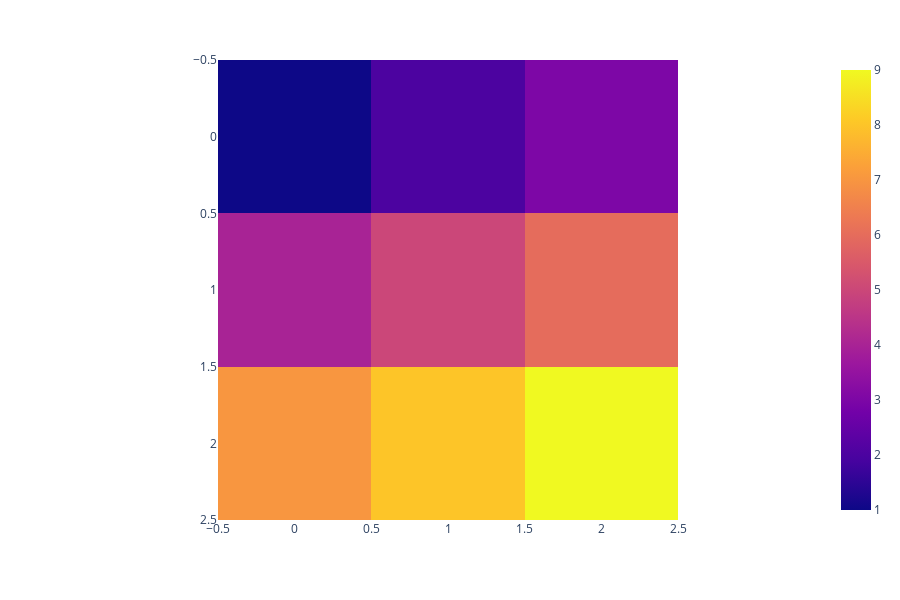

Notebook cell for this chart:
### Code cell
import plotly.figure_factory as ff
import plotly.express as px

z = [[1,2,3],
     [4,5,6],
     [7,8,9]]

px.imshow(img=z, zmax=9)

### Figure 1 — Plotly figure (JSON) as saved in the notebook; plotly's stock layout.template omitted (floating-point values rounded to 4 significant figures)
{"data": [{"coloraxis": "coloraxis", "type": "heatmap", "z": [[1, 2, 3], [4, 5, 6], [7, 8, 9]], "zmax": 9}], "layout": {"coloraxis": {"colorscale": [[0, "#0d0887"], [0.1111, "#46039f"], [0.2222, "#7201a8"], [0.3333, "#9c179e"], [0.4444, "#bd3786"], [0.5556, "#d8576b"], [0.6667, "#ed7953"], [0.7778, "#fb9f3a"], [0.8889, "#fdca26"], [1, "#f0f921"]]}, "height": 600, "margin": {"t": 60}, "xaxis": {"constrain": "domain", "scaleanchor": "y"}, "yaxis": {"autorange": "reversed", "constrain": "domain"}}}
